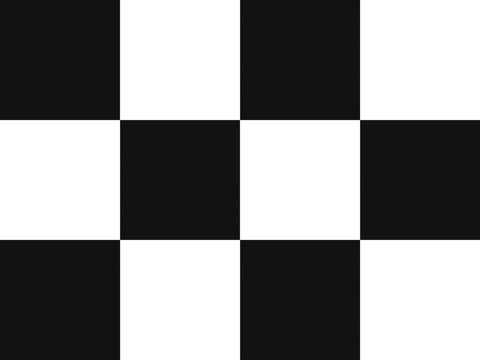
#> input picture 20220810/Src/opencv_python_api/data/in.jpg, 480 x 360 px
$ python demo21.py
#> lines starting #> are read from the running program, lines starting #| are printed output that depends on the picture; after the words box and inside, x2 and y2 are one past the last pixel; in counts of white or black regions, pixels touching at a corner belong together
import cv2
import numpy as np
filename = 'data/in.jpg'
img = cv2.imread(filename)
#> img is the input picture: shape (360, 480, 3); min 9, max 255, mean 136.5
cv2.imshow('input', img)
gray = cv2.cvtColor(img, cv2.COLOR_BGR2GRAY)
gray = np.float32(gray)
# 输入图像必须是float32，最后一个参数在0.04 到0.06 之间
dst = cv2.cornerHarris(gray, 2, 3, 0.04)
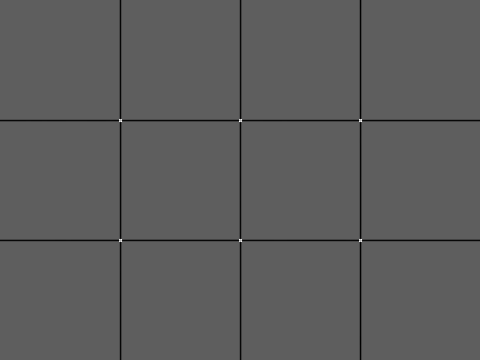
#> dst: shape (360, 480) float32; min -96505072, max 164450304, mean -1544262.5; drawn with min black and max white
# 返回角点检测结果
dst = cv2.dilate(dst, None)
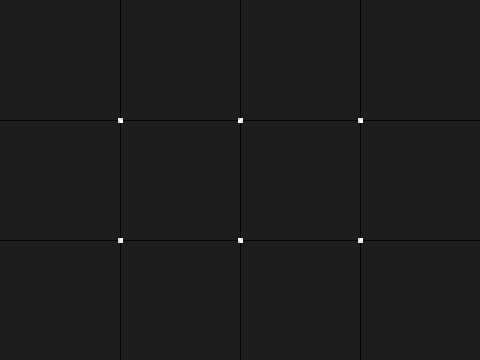
#> dst: shape (360, 480) float32; min -21738906, max 164450304, mean -82613.8; drawn with min black and max white
# 设置标注角点颜色为红色
img[dst > 0.01*dst.max()] = [0, 0, 255]
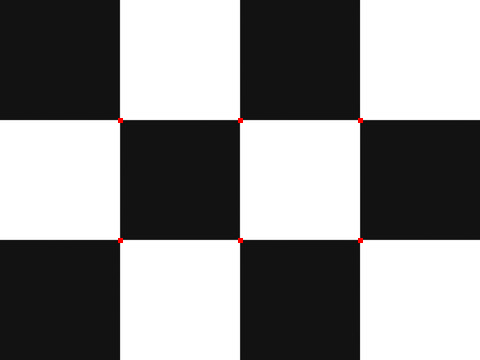
#> img: shape (360, 480, 3); 0.09% of pixels changed, all inside (x1, y1, x2, y2) = (118, 118, 363, 243)
cv2.imshow('output', img)
cv2.waitKey()
